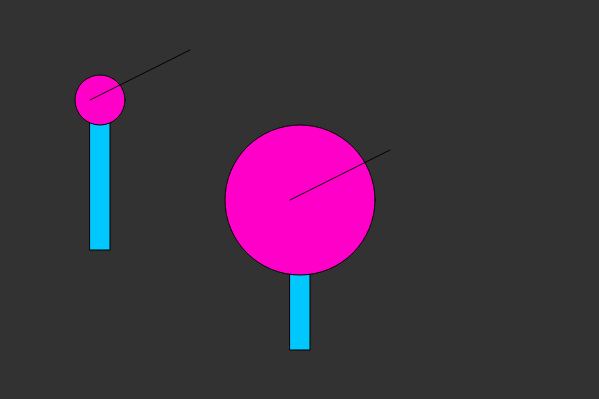
Frame 1 (no input)
Frame 60 (no input): identical to frame 1, image omitted
Frame 120 (the mouse pressed at the canvas centre since frame 60): identical to frame 1, image omitted

The p5.js sketch that drew this single still picture (run headless with seeded random() and noise() and a simulated clock; from frame 60 on, the mouse is pressed at the canvas centre):

// p5.js sketch
// ── sketch.js
//More on functions:

function setup() {
	
  createCanvas(599,399);
  var angle=degrees(PI/2);
  var km=milesToKm(25.3);
  print(angle);
  print(km);
  
}

function draw() {
	background(50);
  lollipop(100,100,50);
  lollipop(300,200,150);
}

function lollipop(x,y,diameter){
	fill(0,200,255);
	rect(x-10,y,20,150);
	
	
	fill(255,0,200);
	ellipse(x,y,diameter,diameter);
	line(x-10,y,x+90,y-50);
	
}

function milesToKm(miles){
	var km=miles*1.6;
	return km;
}
